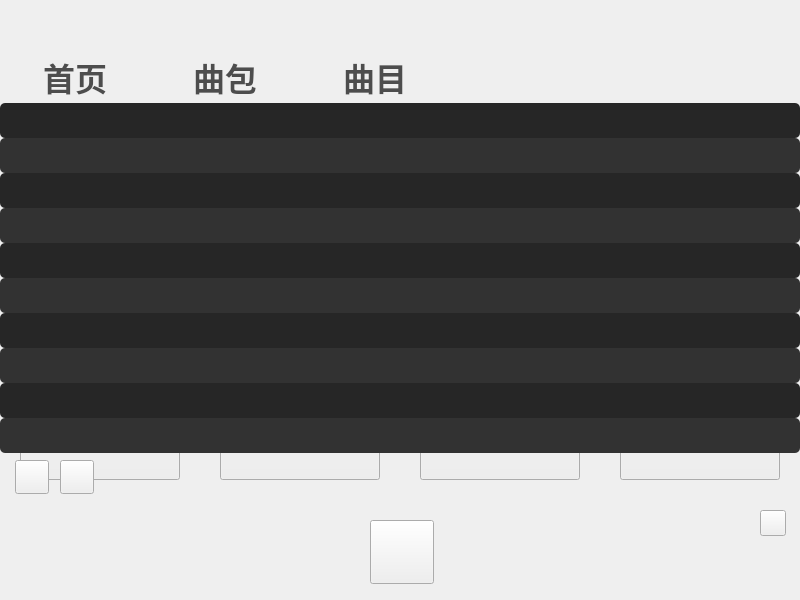
<?xml version="1.0" encoding="UTF-8"?>
<ui version="4.0">
 <class>Widget</class>
 <widget class="QWidget" name="Widget">
  <property name="enabled">
   <bool>true</bool>
  </property>
  <property name="geometry">
   <rect>
    <x>0</x>
    <y>0</y>
    <width>800</width>
    <height>600</height>
   </rect>
  </property>
  <property name="minimumSize">
   <size>
    <width>800</width>
    <height>600</height>
   </size>
  </property>
  <property name="maximumSize">
   <size>
    <width>800</width>
    <height>600</height>
   </size>
  </property>
  <property name="windowTitle">
   <string notr="true">ISmusic</string>
  </property>
  <property name="windowIcon">
   <iconset resource="Resource.qrc">
    <normaloff>:/Pictures/inc.png</normaloff>:/Pictures/inc.png</iconset>
  </property>
  <widget class="QLabel" name="background">
   <property name="geometry">
    <rect>
     <x>0</x>
     <y>0</y>
     <width>800</width>
     <height>600</height>
    </rect>
   </property>
   <property name="text">
    <string/>
   </property>
   <property name="pixmap">
    <pixmap resource="Resource.qrc">:/Pictures/background.png</pixmap>
   </property>
   <property name="indent">
    <number>-1</number>
   </property>
  </widget>
  <widget class="QPushButton" name="closeButton">
   <property name="geometry">
    <rect>
     <x>750</x>
     <y>10</y>
     <width>41</width>
     <height>31</height>
    </rect>
   </property>
   <property name="cursor">
    <cursorShape>PointingHandCursor</cursorShape>
   </property>
   <property name="styleSheet">
    <string notr="true">background-image: url(:/Pictures/clear.png);
image: url(:/Pictures/clear.png);
border-image: url(:/Pictures/clear.png);</string>
   </property>
   <property name="text">
    <string/>
   </property>
   <property name="flat">
    <bool>true</bool>
   </property>
  </widget>
  <widget class="QPushButton" name="minButton">
   <property name="geometry">
    <rect>
     <x>710</x>
     <y>10</y>
     <width>41</width>
     <height>31</height>
    </rect>
   </property>
   <property name="cursor">
    <cursorShape>PointingHandCursor</cursorShape>
   </property>
   <property name="styleSheet">
    <string notr="true">background-image: url(:/Pictures/clear.png);
border-image: url(:/Pictures/clear.png);
image: url(:/Pictures/clear.png);</string>
   </property>
   <property name="text">
    <string/>
   </property>
   <property name="flat">
    <bool>true</bool>
   </property>
  </widget>
  <widget class="QPushButton" name="menuButton0">
   <property name="geometry">
    <rect>
     <x>0</x>
     <y>52</y>
     <width>150</width>
     <height>50</height>
    </rect>
   </property>
   <property name="font">
    <font>
     <pointsize>22</pointsize>
    </font>
   </property>
   <property name="toolTip">
    <string>&lt;html&gt;&lt;head/&gt;&lt;body&gt;&lt;p&gt;？？？&lt;/p&gt;&lt;/body&gt;&lt;/html&gt;</string>
   </property>
   <property name="styleSheet">
    <string notr="true">background-image: url(:/Pictures/clear.png);
border-image: url(:/Pictures/clear.png);
image: url(:/Pictures/clear.png);</string>
   </property>
   <property name="text">
    <string/>
   </property>
   <property name="flat">
    <bool>true</bool>
   </property>
  </widget>
  <widget class="QLabel" name="menuName0">
   <property name="geometry">
    <rect>
     <x>0</x>
     <y>52</y>
     <width>150</width>
     <height>50</height>
    </rect>
   </property>
   <property name="font">
    <font>
     <family>等线</family>
     <pointsize>24</pointsize>
     <bold>true</bold>
    </font>
   </property>
   <property name="text">
    <string>&lt;html&gt;&lt;head/&gt;&lt;body&gt;&lt;p align=&quot;center&quot;&gt;&lt;span style=&quot; color:#4d4d4d;&quot;&gt;首页&lt;/span&gt;&lt;/p&gt;&lt;/body&gt;&lt;/html&gt;</string>
   </property>
  </widget>
  <widget class="QPushButton" name="menuButton1">
   <property name="geometry">
    <rect>
     <x>150</x>
     <y>52</y>
     <width>150</width>
     <height>50</height>
    </rect>
   </property>
   <property name="font">
    <font>
     <pointsize>22</pointsize>
     <bold>true</bold>
    </font>
   </property>
   <property name="toolTip">
    <string>&lt;html&gt;&lt;head/&gt;&lt;body&gt;&lt;p&gt;？？？&lt;/p&gt;&lt;/body&gt;&lt;/html&gt;</string>
   </property>
   <property name="styleSheet">
    <string notr="true">background-image: url(:/Pictures/clear.png);
border-image: url(:/Pictures/clear.png);
image: url(:/Pictures/clear.png);</string>
   </property>
   <property name="text">
    <string/>
   </property>
   <property name="flat">
    <bool>true</bool>
   </property>
  </widget>
  <widget class="QLabel" name="menuName1">
   <property name="geometry">
    <rect>
     <x>150</x>
     <y>52</y>
     <width>150</width>
     <height>50</height>
    </rect>
   </property>
   <property name="font">
    <font>
     <family>等线</family>
     <pointsize>24</pointsize>
     <bold>true</bold>
    </font>
   </property>
   <property name="text">
    <string>&lt;html&gt;&lt;head/&gt;&lt;body&gt;&lt;p align=&quot;center&quot;&gt;&lt;span style=&quot; color:#4d4d4d;&quot;&gt;曲包&lt;/span&gt;&lt;/p&gt;&lt;/body&gt;&lt;/html&gt;</string>
   </property>
  </widget>
  <widget class="QLabel" name="menuUnderline">
   <property name="geometry">
    <rect>
     <x>0</x>
     <y>100</y>
     <width>150</width>
     <height>3</height>
    </rect>
   </property>
   <property name="text">
    <string/>
   </property>
   <property name="pixmap">
    <pixmap resource="Resource.qrc">:/Pictures/numuChoose.png</pixmap>
   </property>
  </widget>
  <widget class="QLabel" name="menuUnderlineBG">
   <property name="geometry">
    <rect>
     <x>0</x>
     <y>101</y>
     <width>800</width>
     <height>1</height>
    </rect>
   </property>
   <property name="text">
    <string/>
   </property>
   <property name="pixmap">
    <pixmap resource="Resource.qrc">:/Pictures/menuChooseBG.png</pixmap>
   </property>
  </widget>
  <widget class="QPushButton" name="menuButton2">
   <property name="geometry">
    <rect>
     <x>300</x>
     <y>52</y>
     <width>150</width>
     <height>50</height>
    </rect>
   </property>
   <property name="font">
    <font>
     <pointsize>22</pointsize>
    </font>
   </property>
   <property name="toolTip">
    <string>&lt;html&gt;&lt;head/&gt;&lt;body&gt;&lt;p&gt;？？？&lt;/p&gt;&lt;/body&gt;&lt;/html&gt;</string>
   </property>
   <property name="styleSheet">
    <string notr="true">background-image: url(:/Pictures/clear.png);
border-image: url(:/Pictures/clear.png);
image: url(:/Pictures/clear.png);</string>
   </property>
   <property name="text">
    <string/>
   </property>
   <property name="flat">
    <bool>true</bool>
   </property>
  </widget>
  <widget class="QLabel" name="menuName2">
   <property name="geometry">
    <rect>
     <x>300</x>
     <y>52</y>
     <width>150</width>
     <height>50</height>
    </rect>
   </property>
   <property name="font">
    <font>
     <family>等线</family>
     <pointsize>24</pointsize>
     <bold>true</bold>
    </font>
   </property>
   <property name="text">
    <string>&lt;html&gt;&lt;head/&gt;&lt;body&gt;&lt;p align=&quot;center&quot;&gt;&lt;span style=&quot; color:#4d4d4d;&quot;&gt;曲目&lt;/span&gt;&lt;/p&gt;&lt;/body&gt;&lt;/html&gt;</string>
   </property>
  </widget>
  <widget class="QLabel" name="loadingP">
   <property name="geometry">
    <rect>
     <x>0</x>
     <y>0</y>
     <width>0</width>
     <height>0</height>
    </rect>
   </property>
   <property name="text">
    <string/>
   </property>
   <property name="pixmap">
    <pixmap resource="Resource.qrc">:/Pictures/Loading.png</pixmap>
   </property>
  </widget>
  <widget class="QLabel" name="playBG">
   <property name="enabled">
    <bool>true</bool>
   </property>
   <property name="geometry">
    <rect>
     <x>0</x>
     <y>500</y>
     <width>800</width>
     <height>400</height>
    </rect>
   </property>
   <property name="text">
    <string/>
   </property>
   <property name="pixmap">
    <pixmap resource="Resource.qrc">:/Pictures/playBG.png</pixmap>
   </property>
  </widget>
  <widget class="QPushButton" name="playCloseButton">
   <property name="enabled">
    <bool>true</bool>
   </property>
   <property name="geometry">
    <rect>
     <x>760</x>
     <y>510</y>
     <width>26</width>
     <height>26</height>
    </rect>
   </property>
   <property name="styleSheet">
    <string notr="true">background-image: url(:/Pictures/playClose.png);
border-image: url(:/Pictures/playClose.png);
image: url(:/Pictures/playClose.png);</string>
   </property>
   <property name="text">
    <string/>
   </property>
  </widget>
  <widget class="QPushButton" name="sheetButton0">
   <property name="geometry">
    <rect>
     <x>20</x>
     <y>120</y>
     <width>160</width>
     <height>160</height>
    </rect>
   </property>
   <property name="styleSheet">
    <string notr="true">background-image: url(:/Pictures/clear.png);
border-image: url(:/Pictures/clear.png);
image: url(:/Pictures/clear.png);</string>
   </property>
   <property name="text">
    <string/>
   </property>
  </widget>
  <widget class="QPushButton" name="sheetButton1">
   <property name="geometry">
    <rect>
     <x>220</x>
     <y>120</y>
     <width>160</width>
     <height>160</height>
    </rect>
   </property>
   <property name="styleSheet">
    <string notr="true">background-image: url(:/Pictures/clear.png);
border-image: url(:/Pictures/clear.png);
image: url(:/Pictures/clear.png);</string>
   </property>
   <property name="text">
    <string/>
   </property>
  </widget>
  <widget class="QPushButton" name="sheetButton2">
   <property name="geometry">
    <rect>
     <x>420</x>
     <y>120</y>
     <width>160</width>
     <height>160</height>
    </rect>
   </property>
   <property name="styleSheet">
    <string notr="true">background-image: url(:/Pictures/clear.png);
border-image: url(:/Pictures/clear.png);
image: url(:/Pictures/clear.png);</string>
   </property>
   <property name="text">
    <string/>
   </property>
  </widget>
  <widget class="QPushButton" name="sheetButton3">
   <property name="geometry">
    <rect>
     <x>620</x>
     <y>120</y>
     <width>160</width>
     <height>160</height>
    </rect>
   </property>
   <property name="styleSheet">
    <string notr="true">background-image: url(:/Pictures/clear.png);
border-image: url(:/Pictures/clear.png);
image: url(:/Pictures/clear.png);</string>
   </property>
   <property name="text">
    <string/>
   </property>
  </widget>
  <widget class="QPushButton" name="sheetButton4">
   <property name="geometry">
    <rect>
     <x>20</x>
     <y>320</y>
     <width>160</width>
     <height>160</height>
    </rect>
   </property>
   <property name="styleSheet">
    <string notr="true">background-image: url(:/Pictures/clear.png);
border-image: url(:/Pictures/clear.png);
image: url(:/Pictures/clear.png);</string>
   </property>
   <property name="text">
    <string/>
   </property>
  </widget>
  <widget class="QPushButton" name="sheetButton5">
   <property name="geometry">
    <rect>
     <x>220</x>
     <y>320</y>
     <width>160</width>
     <height>160</height>
    </rect>
   </property>
   <property name="styleSheet">
    <string notr="true">background-image: url(:/Pictures/clear.png);
border-image: url(:/Pictures/clear.png);
image: url(:/Pictures/clear.png);</string>
   </property>
   <property name="text">
    <string/>
   </property>
  </widget>
  <widget class="QPushButton" name="sheetButton6">
   <property name="geometry">
    <rect>
     <x>420</x>
     <y>320</y>
     <width>160</width>
     <height>160</height>
    </rect>
   </property>
   <property name="styleSheet">
    <string notr="true">background-image: url(:/Pictures/clear.png);
border-image: url(:/Pictures/clear.png);
image: url(:/Pictures/clear.png);</string>
   </property>
   <property name="text">
    <string/>
   </property>
  </widget>
  <widget class="QPushButton" name="sheetButton7">
   <property name="geometry">
    <rect>
     <x>620</x>
     <y>320</y>
     <width>160</width>
     <height>160</height>
    </rect>
   </property>
   <property name="styleSheet">
    <string notr="true">background-image: url(:/Pictures/clear.png);
border-image: url(:/Pictures/clear.png);
image: url(:/Pictures/clear.png);</string>
   </property>
   <property name="text">
    <string/>
   </property>
  </widget>
  <widget class="QPushButton" name="songButton0">
   <property name="geometry">
    <rect>
     <x>0</x>
     <y>103</y>
     <width>800</width>
     <height>35</height>
    </rect>
   </property>
   <property name="sizePolicy">
    <sizepolicy hsizetype="Minimum" vsizetype="Minimum">
     <horstretch>0</horstretch>
     <verstretch>0</verstretch>
    </sizepolicy>
   </property>
   <property name="font">
    <font>
     <family>Microsoft YaHei UI</family>
     <pointsize>12</pointsize>
     <italic>false</italic>
     <bold>false</bold>
    </font>
   </property>
   <property name="styleSheet">
    <string notr="true">QPushButton { 
	font: 12pt &quot;Microsoft YaHei UI&quot;;
text-align:left;
background-color: rgb(38, 38, 38); 
border-radius: 5px; color: rgb(123,123,123);
} 
QPushButton:hover {
text-align:left;
background-color: rgb(55, 55, 55); 
}
</string>
   </property>
   <property name="text">
    <string notr="true"/>
   </property>
   <property name="checkable">
    <bool>false</bool>
   </property>
   <property name="checked">
    <bool>false</bool>
   </property>
   <property name="autoRepeat">
    <bool>false</bool>
   </property>
   <property name="autoExclusive">
    <bool>false</bool>
   </property>
   <property name="autoRepeatInterval">
    <number>0</number>
   </property>
   <property name="autoDefault">
    <bool>false</bool>
   </property>
   <property name="default">
    <bool>false</bool>
   </property>
   <property name="flat">
    <bool>false</bool>
   </property>
  </widget>
  <widget class="QPushButton" name="songButton1">
   <property name="geometry">
    <rect>
     <x>0</x>
     <y>138</y>
     <width>800</width>
     <height>35</height>
    </rect>
   </property>
   <property name="font">
    <font>
     <family>Microsoft YaHei UI</family>
     <pointsize>12</pointsize>
     <italic>false</italic>
     <bold>false</bold>
    </font>
   </property>
   <property name="styleSheet">
    <string notr="true">QPushButton { 
	font: 12pt &quot;Microsoft YaHei UI&quot;;
	text-align:left;
	background-color: rgb(50, 50,50 ); 
	border-radius: 5px; color: rgb(150,150,150);
} 
QPushButton:hover {
	text-align:left;
	background-color: rgb(66, 66, 66); 
}
</string>
   </property>
   <property name="text">
    <string/>
   </property>
  </widget>
  <widget class="QPushButton" name="songButton2">
   <property name="geometry">
    <rect>
     <x>0</x>
     <y>173</y>
     <width>800</width>
     <height>35</height>
    </rect>
   </property>
   <property name="font">
    <font>
     <family>Microsoft YaHei UI</family>
     <pointsize>12</pointsize>
     <italic>false</italic>
     <bold>false</bold>
    </font>
   </property>
   <property name="styleSheet">
    <string notr="true">QPushButton { 
	font: 12pt &quot;Microsoft YaHei UI&quot;;
	text-align:left;
	background-color: rgb(38, 38, 38); 
	border-radius: 5px; color: rgb(123,123,123);
} 
QPushButton:hover {
	text-align:left;
	background-color: rgb(55, 55, 55); 
}
</string>
   </property>
   <property name="text">
    <string/>
   </property>
   <property name="autoRepeat">
    <bool>false</bool>
   </property>
   <property name="autoExclusive">
    <bool>true</bool>
   </property>
   <property name="autoRepeatInterval">
    <number>0</number>
   </property>
  </widget>
  <widget class="QPushButton" name="songButton3">
   <property name="geometry">
    <rect>
     <x>0</x>
     <y>208</y>
     <width>800</width>
     <height>35</height>
    </rect>
   </property>
   <property name="font">
    <font>
     <family>Microsoft YaHei UI</family>
     <pointsize>12</pointsize>
     <italic>false</italic>
     <bold>false</bold>
    </font>
   </property>
   <property name="styleSheet">
    <string notr="true">QPushButton { 
	font: 12pt &quot;Microsoft YaHei UI&quot;;
	text-align:left;
	background-color: rgb(50, 50,50 ); 
	border-radius: 5px; color: rgb(150,150,150);
} 
QPushButton:hover {
	text-align:left;
	background-color: rgb(66, 66, 66); 
}
</string>
   </property>
   <property name="text">
    <string/>
   </property>
  </widget>
  <widget class="QPushButton" name="songButton4">
   <property name="geometry">
    <rect>
     <x>0</x>
     <y>243</y>
     <width>800</width>
     <height>35</height>
    </rect>
   </property>
   <property name="font">
    <font>
     <family>Microsoft YaHei UI</family>
     <pointsize>12</pointsize>
     <italic>false</italic>
     <bold>false</bold>
    </font>
   </property>
   <property name="styleSheet">
    <string notr="true">QPushButton { 
	font: 12pt &quot;Microsoft YaHei UI&quot;;
	text-align:left;
	background-color: rgb(38, 38, 38); 
	border-radius: 5px; color: rgb(123,123,123);
} 
QPushButton:hover {
	text-align:left;
	background-color: rgb(55, 55, 55); 
}
</string>
   </property>
   <property name="text">
    <string/>
   </property>
  </widget>
  <widget class="QPushButton" name="songButton5">
   <property name="geometry">
    <rect>
     <x>0</x>
     <y>278</y>
     <width>800</width>
     <height>35</height>
    </rect>
   </property>
   <property name="font">
    <font>
     <family>Microsoft YaHei UI</family>
     <pointsize>12</pointsize>
     <italic>false</italic>
     <bold>false</bold>
    </font>
   </property>
   <property name="styleSheet">
    <string notr="true">QPushButton { 
	font: 12pt &quot;Microsoft YaHei UI&quot;;
	text-align:left;
	background-color: rgb(50, 50,50 ); 
	border-radius: 5px; color: rgb(150,150,150);
} 
QPushButton:hover {
	text-align:left;
	background-color: rgb(66, 66, 66); 
}
</string>
   </property>
   <property name="text">
    <string/>
   </property>
  </widget>
  <widget class="QPushButton" name="songButton6">
   <property name="geometry">
    <rect>
     <x>0</x>
     <y>313</y>
     <width>800</width>
     <height>35</height>
    </rect>
   </property>
   <property name="font">
    <font>
     <family>Microsoft YaHei UI</family>
     <pointsize>12</pointsize>
     <italic>false</italic>
     <bold>false</bold>
    </font>
   </property>
   <property name="styleSheet">
    <string notr="true">QPushButton { 
	font: 12pt &quot;Microsoft YaHei UI&quot;;
	text-align:left;
	background-color: rgb(38, 38, 38); 
	border-radius: 5px; color: rgb(123,123,123);
} 
QPushButton:hover {
	text-align:left;
	background-color: rgb(55, 55, 55); 
}
</string>
   </property>
   <property name="text">
    <string/>
   </property>
  </widget>
  <widget class="QPushButton" name="songButton7">
   <property name="geometry">
    <rect>
     <x>0</x>
     <y>348</y>
     <width>800</width>
     <height>35</height>
    </rect>
   </property>
   <property name="font">
    <font>
     <family>Microsoft YaHei UI</family>
     <pointsize>12</pointsize>
     <italic>false</italic>
     <bold>false</bold>
    </font>
   </property>
   <property name="styleSheet">
    <string notr="true">QPushButton { 
	font: 12pt &quot;Microsoft YaHei UI&quot;;
	text-align:left;
	background-color: rgb(50, 50,50 ); 
	border-radius: 5px; color: rgb(150,150,150);
} 
QPushButton:hover {
	text-align:left;
	background-color: rgb(66, 66, 66); 
}
</string>
   </property>
   <property name="text">
    <string/>
   </property>
  </widget>
  <widget class="QPushButton" name="songButton8">
   <property name="geometry">
    <rect>
     <x>0</x>
     <y>383</y>
     <width>800</width>
     <height>35</height>
    </rect>
   </property>
   <property name="font">
    <font>
     <family>Microsoft YaHei UI</family>
     <pointsize>12</pointsize>
     <italic>false</italic>
     <bold>false</bold>
    </font>
   </property>
   <property name="styleSheet">
    <string notr="true">QPushButton { 
	font: 12pt &quot;Microsoft YaHei UI&quot;;
	text-align:left;
	background-color: rgb(38, 38, 38); 
	border-radius: 5px; color: rgb(123,123,123);
} 
QPushButton:hover {
	text-align:left;
	background-color: rgb(55, 55, 55); 
}
</string>
   </property>
   <property name="text">
    <string/>
   </property>
  </widget>
  <widget class="QPushButton" name="songButton9">
   <property name="geometry">
    <rect>
     <x>0</x>
     <y>418</y>
     <width>800</width>
     <height>35</height>
    </rect>
   </property>
   <property name="font">
    <font>
     <family>Microsoft YaHei UI</family>
     <pointsize>12</pointsize>
     <italic>false</italic>
     <bold>false</bold>
    </font>
   </property>
   <property name="styleSheet">
    <string notr="true">QPushButton { 
	font: 12pt &quot;Microsoft YaHei UI&quot;;
	text-align:left;
	background-color: rgb(50, 50,50 ); 
	border-radius: 5px; color: rgb(150,150,150);
} 
QPushButton:hover {
	text-align:left;
	background-color: rgb(66, 66, 66); 
}
</string>
   </property>
   <property name="text">
    <string/>
   </property>
  </widget>
  <widget class="QPushButton" name="pushButtonPause">
   <property name="geometry">
    <rect>
     <x>370</x>
     <y>520</y>
     <width>64</width>
     <height>64</height>
    </rect>
   </property>
   <property name="styleSheet">
    <string notr="true">background-image: url(:/Pictures/clear.png);
border-image: url(:/Pictures/clear.png);
image: url(:/Pictures/clear.png);</string>
   </property>
   <property name="text">
    <string/>
   </property>
  </widget>
  <widget class="QLabel" name="pushButtonLabel">
   <property name="enabled">
    <bool>true</bool>
   </property>
   <property name="geometry">
    <rect>
     <x>370</x>
     <y>520</y>
     <width>64</width>
     <height>64</height>
    </rect>
   </property>
   <property name="text">
    <string/>
   </property>
   <property name="pixmap">
    <pixmap resource="Resource.qrc">:/Pictures/pause-fill.png</pixmap>
   </property>
  </widget>
  <widget class="QPushButton" name="pageButtonLeft">
   <property name="geometry">
    <rect>
     <x>15</x>
     <y>460</y>
     <width>34</width>
     <height>34</height>
    </rect>
   </property>
   <property name="styleSheet">
    <string notr="true">border-image: url(:/Pictures/left.png);
border-image: url(:/Pictures/left.png);
image: url(:/Pictures/left.png);</string>
   </property>
   <property name="text">
    <string/>
   </property>
  </widget>
  <widget class="QPushButton" name="pageButtonRight">
   <property name="geometry">
    <rect>
     <x>60</x>
     <y>460</y>
     <width>34</width>
     <height>34</height>
    </rect>
   </property>
   <property name="styleSheet">
    <string notr="true">background-image: url(:/Pictures/right.png);
border-image: url(:/Pictures/right.png);
image: url(:/Pictures/right.png);</string>
   </property>
   <property name="text">
    <string/>
   </property>
  </widget>
  <widget class="QPushButton" name="pushButtonPlayMode">
   <property name="geometry">
    <rect>
     <x>300</x>
     <y>520</y>
     <width>64</width>
     <height>64</height>
    </rect>
   </property>
   <property name="styleSheet">
    <string notr="true">background-image: url(:/Pictures/clear.png);
border-image: url(:/Pictures/clear.png);
image: url(:/Pictures/clear.png);</string>
   </property>
   <property name="text">
    <string/>
   </property>
   <property name="flat">
    <bool>true</bool>
   </property>
  </widget>
  <widget class="QLabel" name="pushButtonPlayModeL">
   <property name="geometry">
    <rect>
     <x>300</x>
     <y>520</y>
     <width>64</width>
     <height>64</height>
    </rect>
   </property>
   <property name="text">
    <string/>
   </property>
   <property name="pixmap">
    <pixmap resource="Resource.qrc">:/Pictures/repeat-2-fill.png</pixmap>
   </property>
  </widget>
  <widget class="QLabel" name="newsLabel0">
   <property name="enabled">
    <bool>true</bool>
   </property>
   <property name="geometry">
    <rect>
     <x>0</x>
     <y>110</y>
     <width>800</width>
     <height>380</height>
    </rect>
   </property>
   <property name="text">
    <string/>
   </property>
   <property name="pixmap">
    <pixmap resource="Resource.qrc">:/Pictures/DebugLog.png</pixmap>
   </property>
  </widget>
  <widget class="QLabel" name="newsLabel1">
   <property name="enabled">
    <bool>true</bool>
   </property>
   <property name="geometry">
    <rect>
     <x>690</x>
     <y>390</y>
     <width>100</width>
     <height>100</height>
    </rect>
   </property>
   <property name="text">
    <string/>
   </property>
   <property name="pixmap">
    <pixmap resource="Resource.qrc">:/Pictures/IS.png</pixmap>
   </property>
  </widget>
  <widget class="QLabel" name="playBGtext">
   <property name="geometry">
    <rect>
     <x>0</x>
     <y>600</y>
     <width>800</width>
     <height>400</height>
    </rect>
   </property>
   <property name="font">
    <font>
     <pointsize>16</pointsize>
    </font>
   </property>
   <property name="styleSheet">
    <string notr="true">color: rgb(124, 124, 124);</string>
   </property>
   <property name="text">
    <string>sdkalfsjkalfjklsajflksdjal </string>
   </property>
   <property name="alignment">
    <set>Qt::AlignLeading|Qt::AlignLeft|Qt::AlignTop</set>
   </property>
  </widget>
  <zorder>background</zorder>
  <zorder>closeButton</zorder>
  <zorder>minButton</zorder>
  <zorder>menuName0</zorder>
  <zorder>menuButton0</zorder>
  <zorder>menuName1</zorder>
  <zorder>menuButton1</zorder>
  <zorder>menuUnderlineBG</zorder>
  <zorder>menuUnderline</zorder>
  <zorder>menuName2</zorder>
  <zorder>menuButton2</zorder>
  <zorder>loadingP</zorder>
  <zorder>playBG</zorder>
  <zorder>playCloseButton</zorder>
  <zorder>sheetButton0</zorder>
  <zorder>sheetButton1</zorder>
  <zorder>sheetButton2</zorder>
  <zorder>sheetButton3</zorder>
  <zorder>sheetButton4</zorder>
  <zorder>sheetButton5</zorder>
  <zorder>sheetButton6</zorder>
  <zorder>sheetButton7</zorder>
  <zorder>songButton0</zorder>
  <zorder>songButton1</zorder>
  <zorder>songButton2</zorder>
  <zorder>songButton3</zorder>
  <zorder>songButton4</zorder>
  <zorder>songButton5</zorder>
  <zorder>songButton6</zorder>
  <zorder>songButton7</zorder>
  <zorder>songButton8</zorder>
  <zorder>songButton9</zorder>
  <zorder>pushButtonLabel</zorder>
  <zorder>pushButtonPause</zorder>
  <zorder>pageButtonLeft</zorder>
  <zorder>pageButtonRight</zorder>
  <zorder>pushButtonPlayModeL</zorder>
  <zorder>pushButtonPlayMode</zorder>
  <zorder>newsLabel0</zorder>
  <zorder>newsLabel1</zorder>
  <zorder>playBGtext</zorder>
 </widget>
 <resources>
  <include location="Resource.qrc"/>
 </resources>
 <connections/>
</ui>
